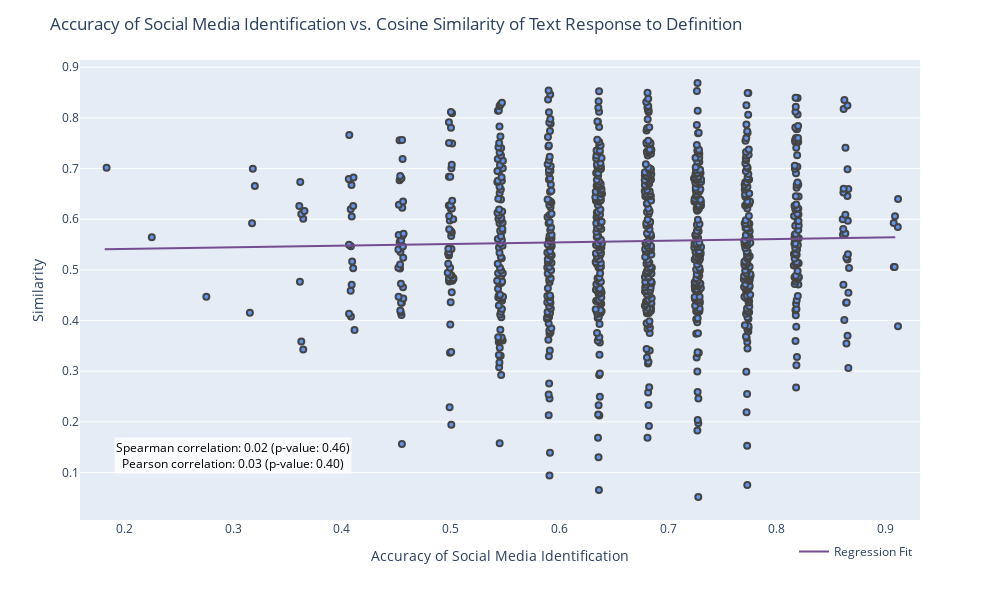

The cell this chart's notebook holds for it:
### Markdown cell above
### fig 4

### Code cell
# fig = go.Figure()
# fig.add_trace(go.Scatter(
#     x = df['total_accuracy'],
#     y = df['sim_to_def'],
#     mode='markers',
#     marker=dict(
#         size=10,
#         color='rgba(0, 0, 255, 0.5)',
#         line=dict(width=2)
#     ),
#     showlegend=False,
# ))

fig = px.strip(
    df,
    x = 'total_accuracy',
    y = 'sim_to_def',  
)

fig.update_traces(
    # jitter=.7,
    marker=dict(
        color='cornflowerblue',
        line=dict(width=2)))

# add regression line
X = df.total_accuracy.values.reshape(-1, 1)

model = sklearn.linear_model.LinearRegression()
model.fit(X, df.sim_to_def)

x_range = np.linspace(X.min(), X.max())
y_range = model.predict(x_range.reshape(-1, 1))

# spearman correlation
s_s, s_p = stats.spearmanr(df['total_accuracy'], df['sim_to_def'])
# pearson correlation
p_s, p_p = stats.pearsonr(df['total_accuracy'], df['sim_to_def'])

fig.add_annotation(
    xref='paper',
    yref='paper',
    x=0.04,
    y=0.1,
    text=f'Spearman correlation: {s_s:.2f} (p-value: {s_p:.2f})<br>Pearson correlation: {p_s:.2f} (p-value: {p_p:.2f})',
    showarrow=False,
    font=dict(size=12, color='black'),
    bgcolor='rgba(255, 255, 255, 0.8)',
)

fig.add_trace(go.Scatter(
    x=x_range,
    y=y_range,
    name='Regression Fit',
    marker=dict(
        color='rgb(116, 77, 145)',
    ),
    

),
)

fig.update_layout(
    xaxis_title='Accuracy of Social Media Identification',
    yaxis_title='Similarity',
    width=1000,
    height=600,
    legend =dict(
        orientation="h",
        yanchor="bottom",
        x=.85
        ),
    title = 'Accuracy of Social Media Identification vs. Cosine Similarity of Text Response to Definition',
    )

fig.write_image('../../figures/accuracy_similarity.png')

fig.show()

### Figure 1 — Plotly figure (JSON) as saved in the notebook; plotly's stock layout.template omitted (floating-point values rounded to 4 significant figures; data arrays with more than 128 entries replaced by an {"elided": "..."} marker saying what was removed)
{"data": [{"alignmentgroup": "True", "boxpoints": "all", "fillcolor": "rgba(255,255,255,0)", "hoveron": "points", "hovertemplate": "total_accuracy=%{x}<br>sim_to_def=%{y}<extra></extra>", "legendgroup": "", "line": {"color": "rgba(255,255,255,0)"}, "marker": {"color": "cornflowerblue", "line": {"width": 2}}, "name": "", "offsetgroup": "", "orientation": "v", "pointpos": 0, "showlegend": false, "type": "box", "x": {"elided": "1002 float values"}, "x0": " ", "xaxis": "x", "y": {"elided": "1002 float values"}, "y0": " ", "yaxis": "y"}, {"marker": {"color": "rgb(116, 77, 145)"}, "name": "Regression Fit", "type": "scatter", "x": [0.1818, 0.1967, 0.2115, 0.2263, 0.2412, 0.256, 0.2709, 0.2857, 0.3006, 0.3154, 0.3302, 0.3451, 0.3599, 0.3748, 0.3896, 0.4045, 0.4193, 0.4341, 0.449, 0.4638, 0.4787, 0.4935, 0.5083, 0.5232, 0.538, 0.5529, 0.5677, 0.5826, 0.5974, 0.6122, 0.6271, 0.6419, 0.6568, 0.6716, 0.6865, 0.7013, 0.7161, 0.731, 0.7458, 0.7607, 0.7755, 0.7904, 0.8052, 0.82, 0.8349, 0.8497, 0.8646, 0.8794, 0.8942, 0.9091], "y": [0.5406, 0.5411, 0.5416, 0.5421, 0.5426, 0.5431, 0.5435, 0.544, 0.5445, 0.545, 0.5455, 0.546, 0.5464, 0.5469, 0.5474, 0.5479, 0.5484, 0.5489, 0.5493, 0.5498, 0.5503, 0.5508, 0.5513, 0.5518, 0.5522, 0.5527, 0.5532, 0.5537, 0.5542, 0.5547, 0.5551, 0.5556, 0.5561, 0.5566, 0.5571, 0.5576, 0.558, 0.5585, 0.559, 0.5595, 0.56, 0.5605, 0.5609, 0.5614, 0.5619, 0.5624, 0.5629, 0.5634, 0.5638, 0.5643]}], "layout": {"annotations": [{"bgcolor": "rgba(255, 255, 255, 0.8)", "font": {"color": "black", "size": 12}, "showarrow": false, "text": "Spearman correlation: 0.02 (p-value: 0.46)<br>Pearson correlation: 0.03 (p-value: 0.40)", "x": 0.04, "xref": "paper", "y": 0.1, "yref": "paper"}], "boxmode": "group", "height": 600, "legend": {"orientation": "h", "tracegroupgap": 0, "x": 0.85, "yanchor": "bottom"}, "margin": {"t": 60}, "title": {"text": "Accuracy of Social Media Identification vs. Cosine Similarity of Text Response to Definition"}, "width": 1000, "xaxis": {"anchor": "y", "domain": [0, 1], "title": {"text": "Accuracy of Social Media Identification"}}, "yaxis": {"anchor": "x", "domain": [0, 1], "title": {"text": "Similarity"}}}}
